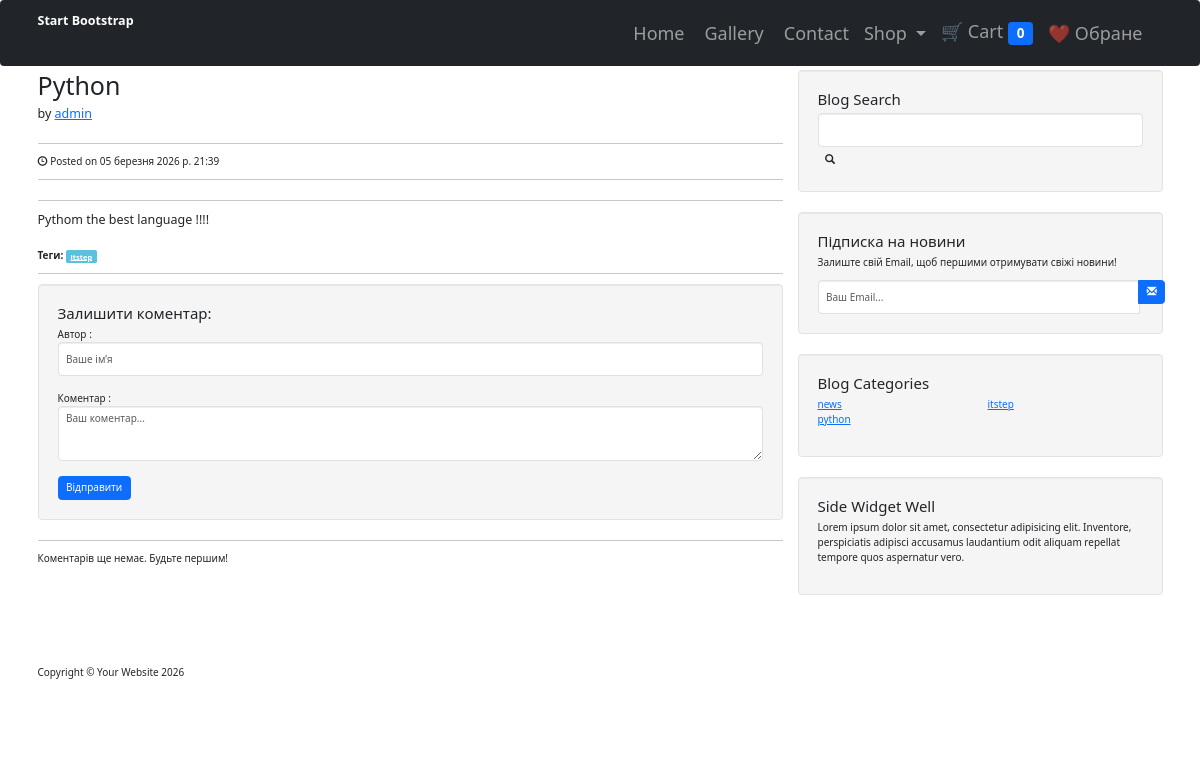
Page /post/Python/ on the committed database.
### blog/models.py (models this page shows, shortened)
class Post(models.Model):
    title = models.CharField(max_length=30, verbose_name="Заголовок")
    content = models.TextField(verbose_name="Опис")
    published_date = models.DateTimeField(auto_created=True, verbose_name="Дата публікації")
    category = models.ForeignKey(Category, on_delete=models.CASCADE, verbose_name="Категорія")
    user = models.ForeignKey(User, on_delete=models.CASCADE, verbose_name="Автор")
    image = models.URLField(default="https://soliloquywp.com/wp-content/uploads/2016/08/How-to-Set-a-Default-Featured-Image-in-WordPress.png")
    slug = models.SlugField(max_length=220,unique=True, db_index=True, blank=True)
    tags = models.ManyToManyField(Tag, blank=True, related_name="text", verbose_name="Tegs")
    class Meta:
        verbose_name = "Новина"
        verbose_name_plural = "Новини"

class Tag(models.Model):
    name = models.CharField(max_length=30, verbose_name="Назва")
    slug = models.SlugField(max_length=120,unique=True, db_index=True)
    class Meta:
        verbose_name = "Teg"
        verbose_name_plural = "Tegs"

class Category(models.Model):
    name = models.CharField(max_length=30, verbose_name="Назва")
    slug = models.SlugField(max_length=120,unique=True, db_index=True)
    class Meta:
        verbose_name = "Категорія"
        verbose_name_plural = "Категорії"

### blog/views.py (the view)
# urls.py: path('post/<slug:slug>/', views.post_detail, name="post_detail"),
def post_detail(request, slug=None):
    post = get_object_or_404(Post, slug=slug)
    if request.method == "POST":
        form = CommentForm(request.POST)
        if form.is_valid():
            comment = form.save(commit=False)
            comment.post = post
            comment.save()
            return redirect('post_detail', slug=post.slug)
    else:
        form = CommentForm()
    context = {
        'post': post,
        'form': form,
    }
    context.update(get_categories())
    return render(request, "blog/post.html", context)

### blog/forms.py
class CommentForm(forms.ModelForm):
    class Meta:
        model = Comment
        fields = ('author', 'text')
        widgets = {
            'author': forms.TextInput(attrs={'class': 'form-control', 'placeholder': 'Ваше ім’я'}),
            'text': forms.Textarea(attrs={'class': 'form-control', 'rows': '3', 'placeholder': 'Ваш коментар...'}),
        }

### blog/views.py (called while the page is built)
def get_categories():
    all = Category.objects.all()
    count = all.count()
    half = count / 2 + count % 2
    first_half = all[:half]
    second_half = all[half:]
    return {'cat_left': first_half, 'cat_right': second_half}

### shop/cart.py (called while the page is built)
    def __len__(self):
        return sum(item['quantity'] for item in self.cart.values())

### shop/context_processors.py (called while the page is built)
def categories_processor(request):
    return {
        'categories': Category.objects.all()
    }

def cart_processor(request):
    return {'cart': Cart(request)}

### templates/blog/post.html (shortened to what this page needs)
{% extends "layout/main_layout.html" %}
{% block 'content' %}
<h1>{{ post.title }}</h1>
<p class="lead">
    by <a href="#">{{ post.user }}</a>
</p>
<hr>
<p><span class="glyphicon glyphicon-time"></span> Posted on {{ post.published_date}}</p>
<hr>
<hr>
<p class="lead">{{post.content}}</p>
<p>
 <p>
    <strong>Теги:</strong>
    {% for tag in post.tags.all %}
        <a href="{% url 'tag_posts' tag.slug %}" class="label label-info">{{ tag.name }}</a>
    {% endfor %}
 </p>
<hr>
<div class="well">
    <h4>Залишити коментар:</h4>
    <form method="post">
        <div class="form-group">
            {{ form.author.label }} : {{ form.author }}
        </div>
        <div class="form-group">
            {{ form.text.label }} : {{ form.text }}
        </div>
        <button type="submit" class="btn btn-primary">Відправити</button>
    </form>
</div>
<hr>
{% for comment in post.comments.all %}
<div class="media">
    <a class="pull-left" href="#">
        <img class="media-object" src="http://placehold.it/64x64" alt="">
    </a>
    <div class="media-body">
        <h4 class="media-heading">{{ comment.author }}
            <small>{{ comment.created_at|date:"d.m.Y H:i" }}</small>
        </h4>
        {{ comment.text }}
    </div>
</div>
{% empty %}
    <p>Коментарів ще немає. Будьте першим!</p>
{% endfor %}
{% endblock %}

### templates/layout/main_layout.html (shortened to what this page needs)
{% extends 'base.html' %}
{% load crispy_forms_tags %}
{% block main %}
<div class="container">
    <div class="row">
        <div class="col-md-8">
             {% block 'content' %} {% endblock %}
        </div>
        <div class="col-md-4">
            <div class="well">
                 <h4>Blog Search</h4>
                 <form action="{% url 'search' %}" method="GET">
                     <input type="search" name="query" class="form-control">
                     <span class="input-group-btn">
                         <button class="btn btn-default" type="submit">
                             <span class="glyphicon glyphicon-search"></span>
                         </button>
                     </span>
                 </form>
            </div>
            <div class="well">
                <h4>Підписка на новини</h4>
                <p>Залиште свій Email, щоб першими отримувати свіжі новини!</p>
                <form action="{% url 'subscribe' %}" method="post">
                    <div class="input-group">
                        <input type="email" name="email" class="form-control" placeholder="Ваш Email..." required>
                        <span class="input-group-btn">
                            <button class="btn btn-primary" type="submit">
                                <span class="glyphicon glyphicon-envelope"></span>
                            </button>
                        </span>
                    </div>
                </form>
            </div>
            <div class="well">
                <h4>Blog Categories</h4>
                <div class="row">
                    <div class="col-lg-6">
                        <ul class="list-unstyled">
                            {% for c in cat_left %}
                                 <li><a href="{% url 'category' slug=c.slug %}">{{ c.name }}</a></li>
                            {% endfor %}
                        </ul>
                    </div>
                    <div class="col-lg-6">
                          <ul class="list-unstyled">
                            {% for c in cat_right %}
                                 <li><a href="{% url 'category' slug=c.slug %}">{{ c.name }}</a></li>
                            {% endfor %}
                        </ul>
                    </div>
                </div>
            </div>
            <div class="well">
                <h4>Side Widget Well</h4>
                <p>Lorem ipsum dolor sit amet, consectetur adipisicing elit. Inventore, perspiciatis adipisci accusamus
                    laudantium odit aliquam repellat tempore quos aspernatur vero.</p>
            </div>
        </div>
    </div>
    <footer>
        <div class="row">
            <div class="col-lg-12">
                <p>Copyright &copy; Your Website 2026</p>
            </div>
        </div>
    </footer>
</div>
{% endblock %}

### static/blog/css/blog-home.css (style rules this page uses)
body { padding-top: 70px; }
footer { margin: 50px 0; }

### rows in the picture
Post: title "Python", user "admin", published_date "05 березня 2026 р. 21:39", content "Pythom the best language !!!!"
Tag: name "itstep"
Category: name "news"
Category: name "python"
Category: name "itstep"

### other values in the picture
{{ cart|length }} "0"
